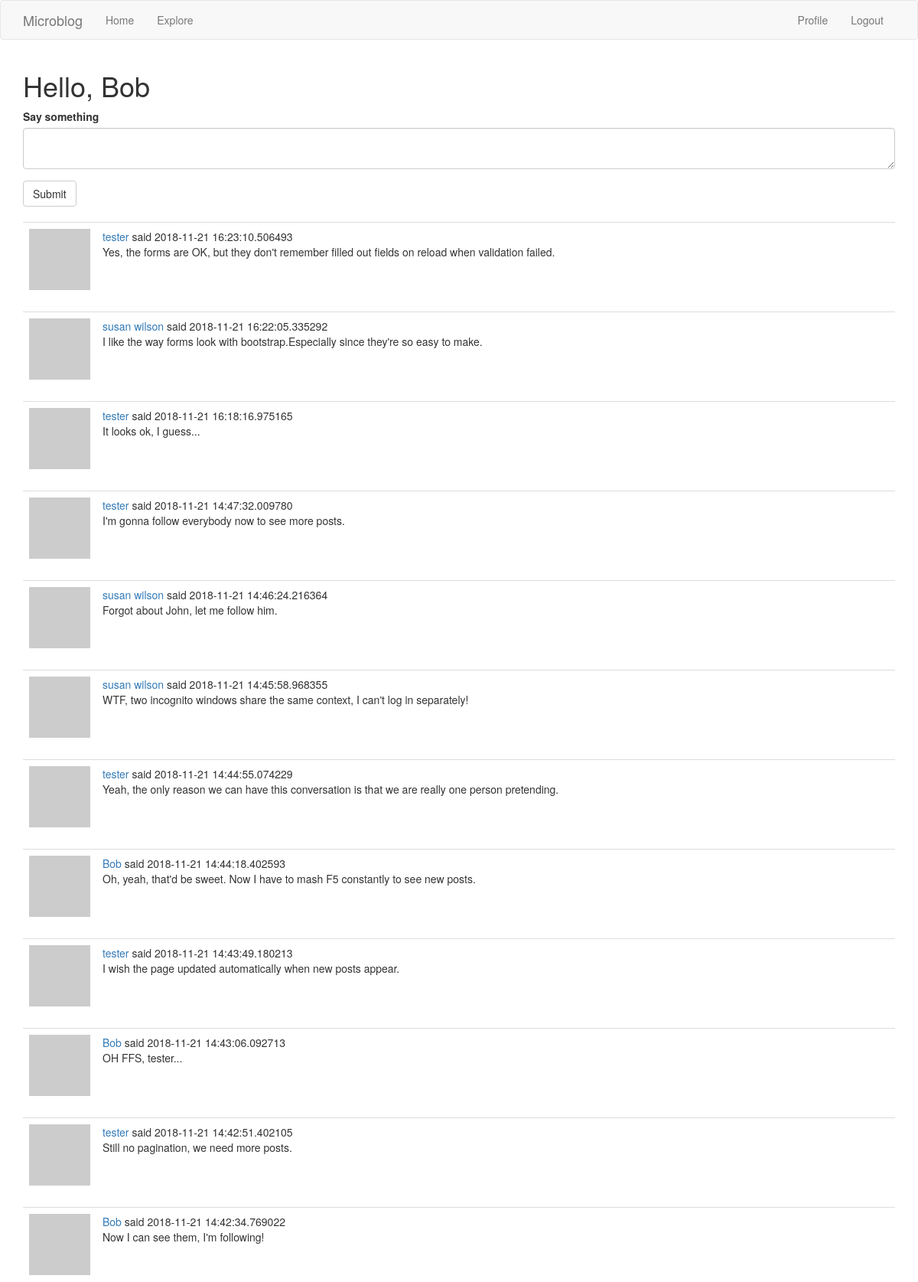
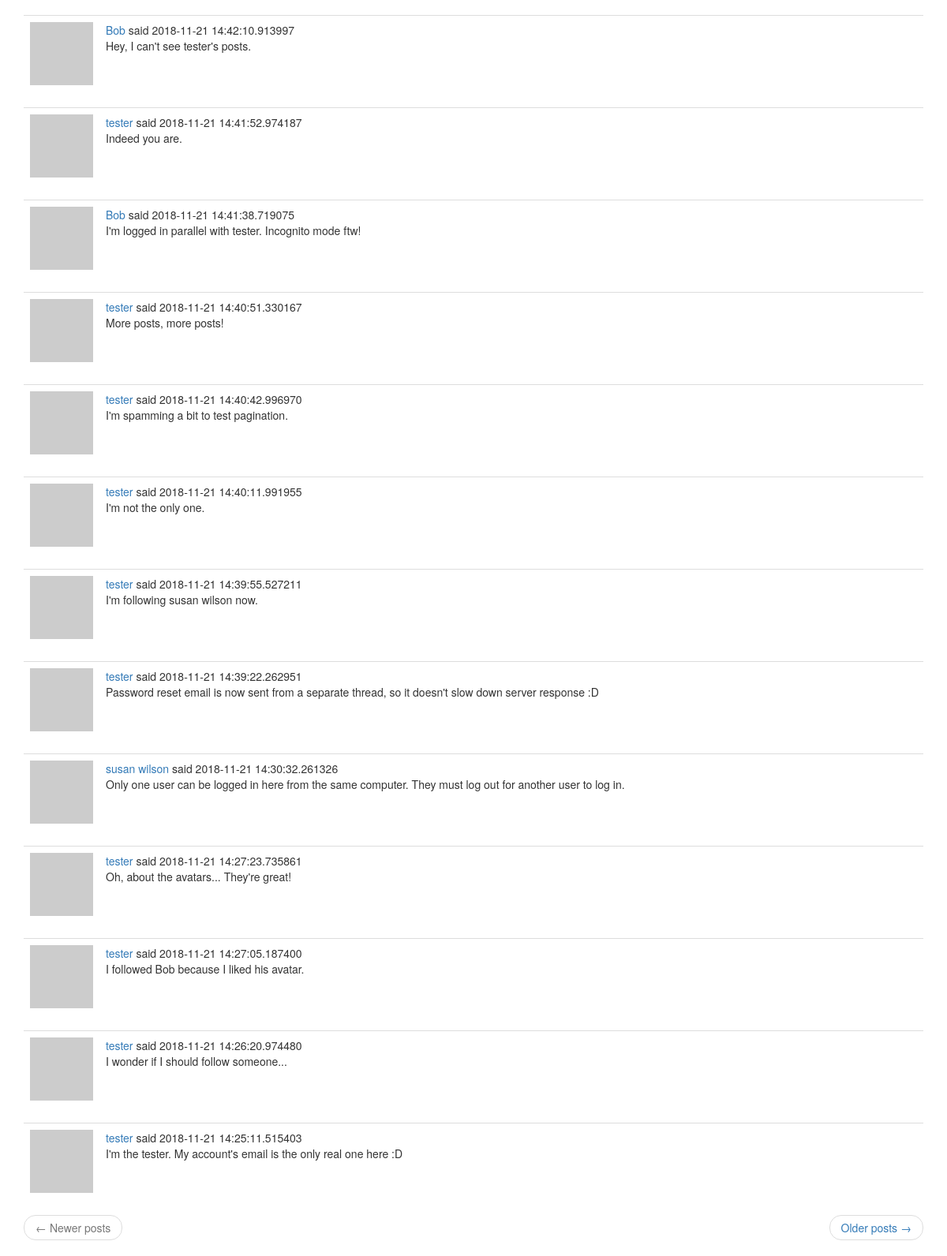
The app's page /index (signed in) with its own data (2 pictures, top to bottom).
### app/models.py (models this page shows, shortened)
class User(UserMixin, db.Model):
    id = db.Column(db.Integer, primary_key=True)
    username = db.Column(db.String(64), index=True, unique=True)
    email = db.Column(db.String(120), index=True, unique=True)
    password_hash = db.Column(db.String(128))
    about_me = db.Column(db.String(140))
    last_seen = db.Column(db.DateTime, default=datetime.utcnow)
    posts = db.relationship('Post', backref='author', lazy='dynamic')
    followed = db.relationship(
        'User', secondary=followers,
        primaryjoin=(followers.c.follower_id == id),
        secondaryjoin=(followers.c.followed_id == id),
        backref=db.backref('followers', lazy='dynamic'), lazy='dynamic')
    def avatar(self, size):
        digest = md5(self.email.lower().encode('utf-8')).hexdigest()
        return 'https://www.gravatar.com/avatar/{}?d=retro&s={}'.format(
            digest, size)
    def followed_posts(self):
        followed = Post.query.join(
            followers,
            (followers.c.followed_id == Post.user_id)
        ).filter(followers.c.follower_id == self.id)
        own = Post.query.filter_by(user_id=self.id)
        return followed.union(own).order_by(Post.timestamp.desc())

class Post(db.Model):
    id = db.Column(db.Integer, primary_key=True)
    body = db.Column(db.String(140))
    timestamp = db.Column(db.DateTime, index=True, default=datetime.utcnow)
    user_id = db.Column(db.Integer, db.ForeignKey('user.id'))

### app/routes.py (the view)
@app.route('/', methods=['GET', 'POST'])
@app.route('/index', methods=['GET', 'POST'])
@login_required
def index():
    form = PostForm()
    if form.validate_on_submit():
        post = Post(body=form.post.data, author=current_user)
        db.session.add(post)
        db.session.commit()
        flash(_('Your post is now live!'))
        return redirect(url_for('index'))
    page = request.args.get('page', 1, type=int)
    posts = current_user.followed_posts().paginate(
        page, app.config['POSTS_PER_PAGE'], False)
    next_url = url_for('index', page=posts.next_num) \
        if posts.has_next else None
    prev_url = url_for('index', page=posts.prev_num) \
        if posts.has_prev else None
    return render_template('index.html', title=_('Home'), form=form,
                           posts=posts.items,
                           next_url=next_url, prev_url=prev_url)

### app/forms.py
class PostForm(FlaskForm):
    post = TextAreaField(_l('Say something'), validators=[
        DataRequired(), Length(min=1, max=140)])
    submit = SubmitField(_l('Submit'))

### app/models.py (called while the page is built)
@login.user_loader
def load_user(id):
    return User.query.get(int(id))

### app/routes.py (called while the page is built)
@app.before_request
def before_request():
    if current_user.is_authenticated:
        current_user.last_seen = datetime.utcnow()
        db.session.commit()

### app/templates/index.html
{% extends "base.html" %}
{% import 'bootstrap/wtf.html' as wtf %}
{% block app_content %}
  <h1>{{ _('Hello,') }} {{ current_user.username }}</h1>
  {% if form %}
    {{ wtf.quick_form(form) }}
    <br>
  {% endif %}
  {% for post in posts %}
    {% include '_post.html' %}
  {% endfor %}
  {% include '_page_nav.html' %}
{% endblock %}

### app/templates/_post.html
<table class="table table-hover">
  <tr>
    <td width="40px"><img src="{{ post.author.avatar(40) }}"></td>
    <td>
      <a href="{{ url_for('user', username=post.author.username) }}">
        {{ post.author.username }}
      </a>
      {{ _('said') }} {{ post.timestamp }}
      <br>
      {{ post.body }}
    </td>
  </tr>
</table>

### records on screen
User: username "Bob"
Post: author.username "tester", timestamp "2018-11-21 16:23:10.506493", body "Yes, the forms are OK, but they don't remember filled out fields on reload when validation failed."
Post: author.username "susan wilson", timestamp "2018-11-21 16:22:05.335292", body "I like the way forms look with bootstrap.Especially since they're so easy to make."
Post: author.username "tester", timestamp "2018-11-21 16:18:16.975165", body "It looks ok, I guess..."
Post: author.username "tester", timestamp "2018-11-21 14:47:32.009780", body "I'm gonna follow everybody now to see more posts."
Post: author.username "susan wilson", timestamp "2018-11-21 14:46:24.216364", body "Forgot about John, let me follow him."
Post: author.username "susan wilson", timestamp "2018-11-21 14:45:58.968355", body "WTF, two incognito windows share the same context, I can't log in separately!"
Post: author.username "tester", timestamp "2018-11-21 14:44:55.074229", body "Yeah, the only reason we can have this conversation is that we are really one person pretending."
Post: author.username "Bob", timestamp "2018-11-21 14:44:18.402593", body "Oh, yeah, that'd be sweet. Now I have to mash F5 constantly to see new posts."
Post: author.username "tester", timestamp "2018-11-21 14:43:49.180213", body "I wish the page updated automatically when new posts appear."
Post: author.username "Bob", timestamp "2018-11-21 14:43:06.092713", body "OH FFS, tester..."
Post: author.username "tester", timestamp "2018-11-21 14:42:51.402105", body "Still no pagination, we need more posts."
Post: author.username "Bob", timestamp "2018-11-21 14:42:34.769022", body "Now I can see them, I'm following!"
Post: author.username "Bob", timestamp "2018-11-21 14:42:10.913997", body "Hey, I can't see tester's posts."
Post: author.username "tester", timestamp "2018-11-21 14:41:52.974187", body "Indeed you are."
Post: author.username "Bob", timestamp "2018-11-21 14:41:38.719075", body "I'm logged in parallel with tester. Incognito mode ftw!"
Post: author.username "tester", timestamp "2018-11-21 14:40:51.330167", body "More posts, more posts!"
Post: author.username "tester", timestamp "2018-11-21 14:40:42.996970", body "I'm spamming a bit to test pagination."
Post: author.username "tester", timestamp "2018-11-21 14:40:11.991955", body "I'm not the only one."
Post: author.username "tester", timestamp "2018-11-21 14:39:55.527211", body "I'm following susan wilson now."
Post: author.username "tester", timestamp "2018-11-21 14:39:22.262951", body "Password reset email is now sent from a separate thread, so it doesn't slow down server response :D"
Post: author.username "susan wilson", timestamp "2018-11-21 14:30:32.261326", body "Only one user can be logged in here from the same computer. They must log out for another user to log in."
Post: author.username "tester", timestamp "2018-11-21 14:27:23.735861", body "Oh, about the avatars... They're great!"
Post: author.username "tester", timestamp "2018-11-21 14:27:05.187400", body "I followed Bob because I liked his avatar."
Post: author.username "tester", timestamp "2018-11-21 14:26:20.974480", body "I wonder if I should follow someone..."
Post: author.username "tester", timestamp "2018-11-21 14:25:11.515403", body "I'm the tester. My account's email is the only real one here :D"
